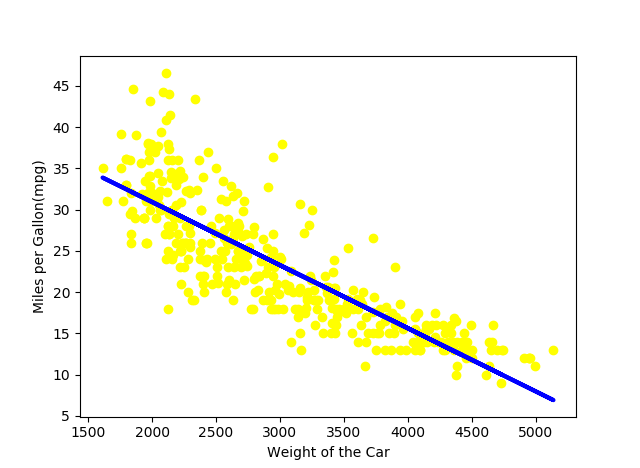

Reproduce this figure in Python.
import csv
import numpy as np
from sklearn import linear_model
import matplotlib.pyplot as plt

#varibles to fit
independent = []
dependent = []

#reading data from csv file
def get_data(filename):
    with open (filename,"r") as csvfile:
        csvFileReader = csv.reader(csvfile)
        next(csvFileReader)
        for row in csvFileReader:
            dependent.append(float(row[0]))
            independent.append(float(row[4
                                     ]))
    return

#fitting the independent and dependent variables
def show_plot(independent,dependent):
    linear_mod= linear_model.LinearRegression()
    dependent = np.reshape(dependent,(len(dependent),1))
    independent=np.reshape(independent,(len(independent),1))
    linear_mod.fit( independent, dependent)
    plt.scatter(independent,dependent,color='yellow')
    plt.plot(independent,linear_mod.predict(independent),color='blue',linewidth=3)
    plt.xlabel("Weight of the Car")
    plt.ylabel("Miles per Gallon(mpg)")
    plt.show()
    return

#predict
def predict_dependent(independent,dependent,x):
    linear_mod = linear_model.LinearRegression()
    independent = np.reshape(independent,(len(independent),1))
    dependent = np.reshape(dependent,(len(dependent),1))
    linear_mod.fit(independent,dependent)
    predicted_dependent = linear_mod.predict(x)
    print("Predicted mpg for car weight",x ,"is ",predicted_dependent[0][0])
    print("Coefficient for fit is ",linear_mod.coef_[0][0])
    print("Intercept of the fit",linear_mod.intercept_[0])
    return predicted_dependent[0][0], linear_mod.coef_[0][0],linear_mod.intercept_[0]

#instantiation
get_data('Auto-rev.csv')
print("Miles per Gallon data")
print(independent)
print("Weight of the Car")
print(dependent)
show_plot(independent,dependent)
predict_dependent(independent,dependent,3000)
